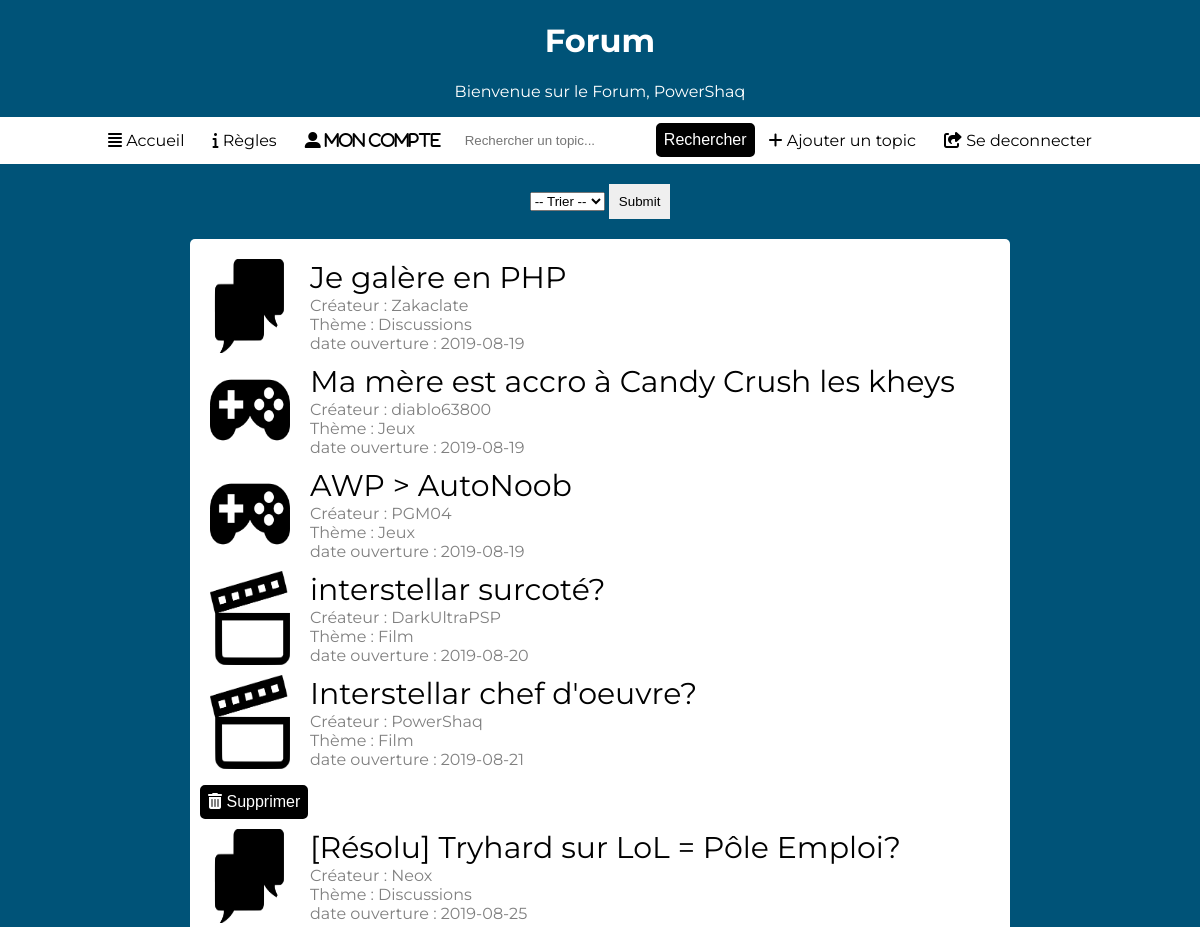
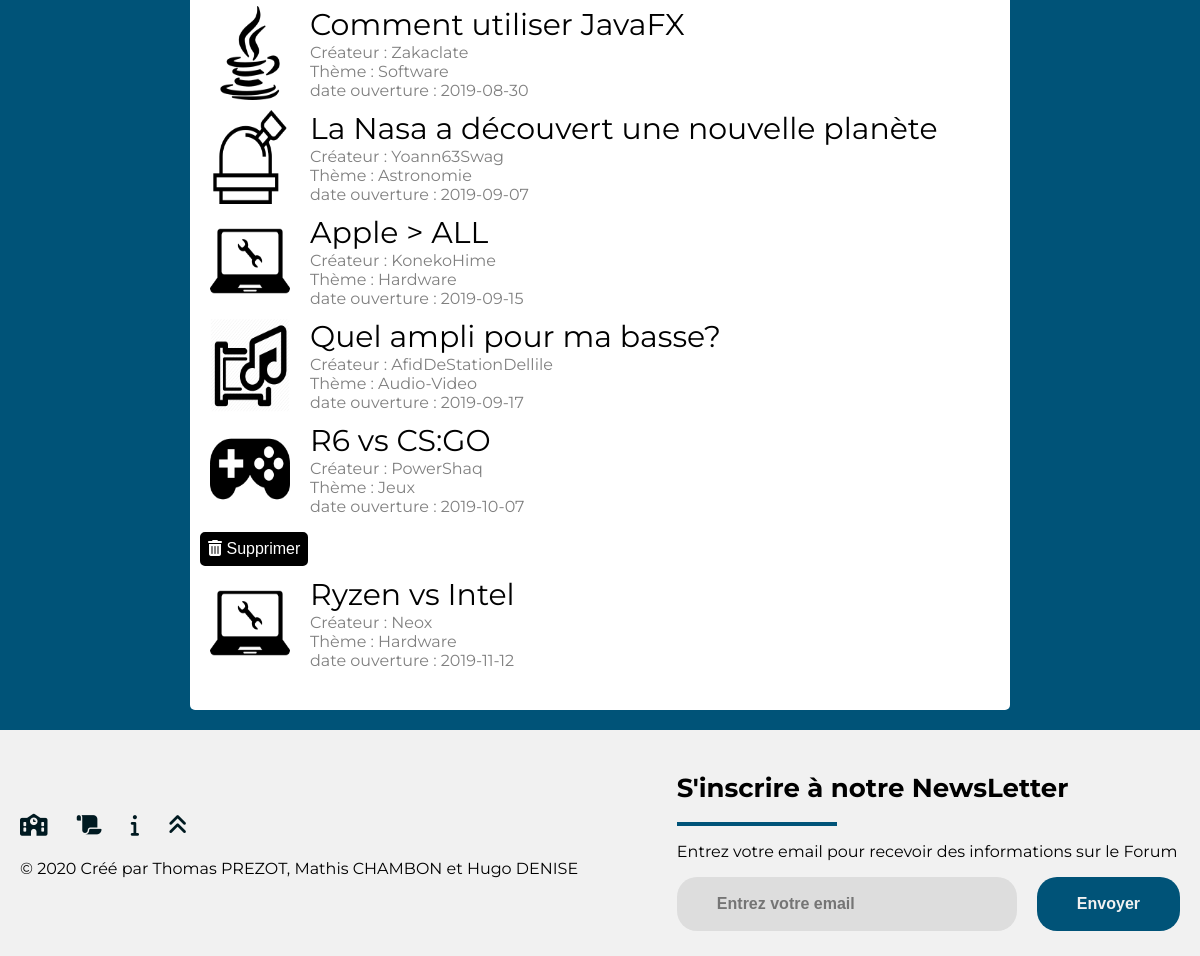
The page /index.php (signed in) on the database its author committed (2 pictures, top to bottom).
### tables this page shows
CREATE TABLE Compte
(
idCompte INT(11) NOT NULL AUTO_INCREMENT,
isCompteBanni TINYINT,
isCompteAdmin TINYINT,
dateDebutBan DATE,
dateFinBan DATE,
raisonBan VARCHAR(64),
motDePasse VARCHAR(64),
login VARCHAR(64),
dateCreation DATE,
nomCompte VARCHAR(64),
idMessage INT(11),
connexion TINYINT,
email VARCHAR(64),
PRIMARY KEY(idCompte)
);

CREATE TABLE FilDeDiscussion
(
idFilDeDiscussion INT(11) NOT NULL AUTO_INCREMENT,
isFilDeDiscussionClos TINYINT,
titreFilDeDiscussion VARCHAR(64),
dateOuverture DATE,
Theme VARCHAR(64),
idCreateur INT(11),
idMessage INT(11),
PRIMARY KEY(idFilDeDiscussion)
);

### data/compte.php (called while the page is built, shortened)
<?php
    class Compte
    {
        private $isCompteAdmin;
        private $nomCompte;
        function getIsCompteAdmin() {
            return $this->isCompteAdmin;
        }
        function getNomCompte() {
            return $this->nomCompte;
        }
        function setNomCompte($nomCompte) {
            $this->nomCompte = $nomCompte;
        }
        public function initCompte($idCompte)
        {
            $bdd=DatabaseLinker::getConnexion();
            $state = $bdd->prepare("SELECT * FROM Compte WHERE idCompte=?");
            $state->bindParam(1,$idCompte);
            $state->execute();
            $resultat = $state->fetchAll();
            foreach ($resultat as $ligneResultat)
            {
                $this->nomCompte = $ligneResultat["nomCompte"];
                $this->isCompteAdmin = $ligneResultat["isCompteAdmin"];
            }
        }
    }
?>

### data/fildediscussion.php (called while the page is built, shortened)
<?php
    class FilDeDiscussion
    {
        private $idFilDeDiscussion;
        private $isFilDeDiscussionClos;
        private $titreFilDeDiscussion;
        private $dateCreation;
        private $theme;
        private $idCreateur;
        public function getIsFilDeDiscussionClos() {
            return $this->isFilDeDiscussionClos;
        }
        public function getIdFilDeDiscussion() {
            return $this->idFilDeDiscussion;
        }
        public function getTitreFilDeDiscussion() {
            return $this->titreFilDeDiscussion;
        }
        public function getDateCreation() {
            return $this->dateCreation;
        }
        public function getThemeFilDeDiscussion() {
            return $this->theme;
        }
        public function getIdCreateur() {
            return $this->idCreateur;
        }
        public function setIdFilDeDiscussion($idFilDeDiscussion) {
            $this->idFilDeDiscussion = $idFilDeDiscussion;
        }
        public function setTitreFilDeDiscussion($titreFilDeDiscussion) {
            $this->titreFilDeDiscussion = $titreFilDeDiscussion;
        }
        public function setDateCreation($dateCreation) {
            $this->dateCreation = $dateCreation;
        }
        public function setThemeFilDeDiscussion($theme) {
            $this->theme = $theme;
        }
        public function setIdCreateur($idCreateur) {
            $this->idCreateur = $idCreateur;
        }
        public function getIdFilDeDiscussionWithId($idFilDeDiscussion)
        {
            $bdd=DatabaseLinker::getConnexion();
            $state = $bdd->prepare("SELECT * FROM FilDeDiscussion WHERE idFilDeDiscussion=?");
            $state->bindParam(1,$idFilDeDiscussion);
            $state->execute();
            $resultat = $state->fetchAll();
            foreach ($resultat as $ligneResultat)
            {
                $this->idFilDeDiscussion = $ligneResultat["idFilDeDiscussion"];
                $this->dateCreation = $ligneResultat["dateOuverture"];
                $this->titreFilDeDiscussion = $ligneResultat["titreFilDeDiscussion"];
                $this->theme = $ligneResultat["Theme"];
                $this->isFilDeDiscussionClos = $ligneResultat["isFilDeDiscussionClos"];
                $this->idCreateur = $ligneResultat["idCreateur"];
            }
        }
        public static function getAllFilDeDiscussion($typeTri)
        {
            $tab= array();
            $connex=DatabaseLinker::getConnexion();
            $state=$connex->prepare("SELECT * FROM FilDeDiscussion ORDER BY ".$typeTri);
            $state->execute();
            $result = $state->fetchALL();
            foreach ($result as $ligneResult)
            {
                $user = new FilDeDiscussion();
                $user->setIdFilDeDiscussion($ligneResult["idFilDeDiscussion"]);
                $user->setDateCreation($ligneResult["dateOuverture"]);
                $user->setTitreFilDeDiscussion($ligneResult["titreFilDeDiscussion"]);
                $user->setThemeFilDeDiscussion($ligneResult["Theme"]);
                $user->setIsFilDeDiscussionClos($ligneResult["isFilDeDiscussionClos"]);
                $user->setIdCreateur($ligneResult["idCreateur"]);
                $tab[] = $user;
            }
            return $tab;
        }
        public static function getCreateurWithId($idCreateur)
        {
            $bdd=DatabaseLinker::getConnexion();
            $state = $bdd->prepare("SELECT nomCompte FROM Compte INNER JOIN FilDeDiscussion ON FilDeDiscussion.idCreateur = Compte.idCompte WHERE idFilDeDiscussion=?");
            $state->bindParam(1,$idCreateur);
            $state->execute();
            $resultat = $state->fetchAll();
            $compte = new Compte();
            foreach ($resultat as $ligneResultat)
            {
                $compte->setNomCompte($ligneResultat["nomCompte"]);
            }
            return $compte;
        }
    }
?>

### datamanagers/compteManager.php (called while the page is built, shortened)
<?php
    include_once("data/compte.php");
    class compteManager
    {
        public static function isCompteAdmin($idCompte)
        {
            $use = new Compte();
            $use->initCompte($idCompte);
            return 0;
        }
    }
?>

### index.php (the view, shortened to what this page needs)
<?php
	include("header.php");
	include("datamanagers/compteManager.php");
?>
<?php
	if (isset($_SESSION["idUser"]))
	{
		include("BarreDeNavCo.php");
?>
		<FORM method="GET" class="formTri">
			<SELECT name="typeTri" size="1">
				<OPTION>-- Trier --
				<OPTION value="date">Date
			</SELECT>
			<input type="submit" name="trier">
		</FORM>
		<div class="page">
		<div class="contentPage">
			<div class="milieu">
		        <?php
		        $typeTriFilDeDiscussion = "dateOuverture ASC";
					$tabFilDeDiscussion = FilDeDiscussion::getAllFilDeDiscussion($typeTriFilDeDiscussion);
						foreach ($tabFilDeDiscussion as $fildediscussion)
			            {
		            		$createur = FilDeDiscussion::getCreateurWithId($fildediscussion->getIdFilDeDiscussion());
					        echo '<a class="lien" href="Forum.php?index='.$fildediscussion->getIdFilDeDiscussion().'">';
								echo '<div class="box">';
									echo '<div class="Content">';
										echo '<img class="imageTheme" src="image/Theme/'.$fildediscussion->getThemeFilDeDiscussion().'.png">';
										echo '<div>';
											$fdd = new FilDeDiscussion();
											$fdd->getIdFilDeDiscussionWithId($fildediscussion->getIdFilDeDiscussion());
											echo '<div class="titre">';
											if ($fdd->getIsFilDeDiscussionClos())
											{
												echo "[Résolu] ";
											}
											echo $fildediscussion->getTitreFilDeDiscussion().'</div>';
											echo '<div class="sousTitre">'.'Créateur : '.$createur->getNomCompte().'<br> Thème : '.$fildediscussion->getThemeFilDeDiscussion().'<br> date ouverture : '.$fildediscussion->getDateCreation().'</div>';
										echo '</div>
									</div>
								</div>
							</a>';
							if (compteManager::isCompteAdmin($_SESSION["idUser"]))
							{
								?>
								<form method="POST">
									<button name="delete" <?php echo 'value="'.$fildediscussion->getIdFilDeDiscussion().'"'?>><i class="fas fa-trash-alt"></i> Supprimer</button>
									<button name="clore"><i class="far fa-window-close"></i> Clore</button>
								</form>
								<?php
							}
							else if ($_SESSION["idUser"]==$fildediscussion->getIdCreateur())
							{
								?>
								<form method="POST">
									<button name="delete" <?php echo 'value="'.$fildediscussion->getIdFilDeDiscussion().'"'?>><i class="fas fa-trash-alt"></i> Supprimer</button>
								</form>
								<?php
							}
		            	}
					?>
			</div>
			<div class="bas">
		</div>
		</div>
	</div>
	<?php
	}
	?>
<?php
	include("footer.php");
?>

### BarreDeNavCo.php
<?php
	$utilisateur = new Compte();
	$utilisateur->initCompte($_SESSION["idUser"]);
	$nom = $utilisateur->getNomCompte();
?>
<div id = "returnTop" class="entete">
 	<h1>Forum</h1>
	<p>Bienvenue sur le Forum,<?php echo ' '.$nom; ?></p>
</div>
<div class="barreDeNavigation">
 	<a href="index.php" ><i class="fas fa-align-justify"></i> Accueil</a>
	<a href="indexRulePage.php"><i class="fas fa-info"></i> Règles</a>
	<a <?php echo 'href="profil.php?idProfil='.$_SESSION["idUser"].'"'?>><i class="fas fa-user-alt"> Mon compte</i></a>
	<form method = "GET" class="search">
		<input type="search" placeholder="Rechercher un topic..." name="q">
		<button>
			Rechercher
		</button>
	</form>
	<a href="AjoutFilDeDiscussion.php"><i class="fas fa-plus"></i> Ajouter un topic</a>
	<a href="deco.php"><i class="fas fa-share-square"></i> Se deconnecter</i></a>
</div>

### StyleSite.css (style rules this page uses)
body { margin:0px; background-size: contain; font-family: 'Montserrat', sans-serif; color:white; background : #005378; display: flex; flex-direction: column; }
.formTri { align-self: center; margin-top: 20px; }
.entete { text-align: center; }
.barreDeNavigation { background-color: white; display: flex; justify-content: center; }
.barreDeNavigation a { padding: 14px; color: black; text-decoration: none; align-self: center; }
button { background: black; color: white; border-radius: 5px; cursor: pointer; padding: 6px; border:none; font-size:16px; margin-top: 6px; border:solid 2px black; }
input { padding: 10px; border:none; }
.milieu { width: 800px; color:black; background-color: white; }
.box { background-color: white; display: flex; }
.Content { width: 100%; display: flex; }
.titre { text-decoration: none; font-size: 30px; }
.sousTitre { color: grey; }
.imageTheme { width: 80px; height: 100%; margin-right: 20px; }
.page { margin-top: 20px; display: flex; justify-content: center; width: 100%; flex-direction: row; margin-bottom: 20px; }
.box { margin: 10px; }
a { text-decoration:none; color: black; }
.bas { background-color: white; display: flex; justify-content: center; padding-top:10px; padding-bottom: 10px; width: 800px; }
.contentPage { border-radius: 5px; padding: 10px; display: flex; flex-direction: column; justify-content: space-between; min-height: 800px; background-color: white; }

### styleFooter.css (style rules this page uses)
body { margin: 0; padding: 0; font-family: 'Montserrat',sans-serif; }

### rows shown on the page
compte: nomCompte "PowerShaq"
fildediscussion: Theme (picture), titreFilDeDiscussion "Je galère en PHP", idCreateur.nomCompte "Zakaclate", Theme "Discussions", dateOuverture "2019-08-19"
fildediscussion: Theme (picture), titreFilDeDiscussion "Ma mère est accro à Candy Crush les kheys", idCreateur.nomCompte "diablo63800", Theme "Jeux", dateOuverture "2019-08-19"
fildediscussion: Theme (picture), titreFilDeDiscussion "AWP > AutoNoob", idCreateur.nomCompte "PGM04", Theme "Jeux", dateOuverture "2019-08-19"
fildediscussion: Theme (picture), titreFilDeDiscussion "interstellar surcoté?", idCreateur.nomCompte "DarkUltraPSP", Theme "Film", dateOuverture "2019-08-20"
fildediscussion: Theme (picture), titreFilDeDiscussion "Interstellar chef d'oeuvre?", idCreateur.nomCompte "PowerShaq", Theme "Film", dateOuverture "2019-08-21", $fildediscussion->getIdFilDeDiscussion() 8 (drawn)
fildediscussion: Theme (picture), isFilDeDiscussionClos "[Résolu]", titreFilDeDiscussion "Tryhard sur LoL = Pôle Emploi?", idCreateur.nomCompte "Neox", Theme "Discussions", dateOuverture "2019-08-25"
fildediscussion: Theme (picture), titreFilDeDiscussion "Comment utiliser JavaFX", idCreateur.nomCompte "Zakaclate", Theme "Software", dateOuverture "2019-08-30"
fildediscussion: Theme (picture), titreFilDeDiscussion "La Nasa a découvert une nouvelle planète", idCreateur.nomCompte "Yoann63Swag", Theme "Astronomie", dateOuverture "2019-09-07"
fildediscussion: Theme (picture), titreFilDeDiscussion "Apple > ALL", idCreateur.nomCompte "KonekoHime", Theme "Hardware", dateOuverture "2019-09-15"
fildediscussion: Theme (picture), titreFilDeDiscussion "Quel ampli pour ma basse?", idCreateur.nomCompte "AfidDeStationDellile", Theme "Audio-Video", dateOuverture "2019-09-17"
fildediscussion: Theme (picture), titreFilDeDiscussion "R6 vs CS:GO", idCreateur.nomCompte "PowerShaq", Theme "Jeux", dateOuverture "2019-10-07", $fildediscussion->getIdFilDeDiscussion() 2 (drawn)
fildediscussion: Theme (picture), titreFilDeDiscussion "Ryzen vs Intel", idCreateur.nomCompte "Neox", Theme "Hardware", dateOuverture "2019-11-12"
